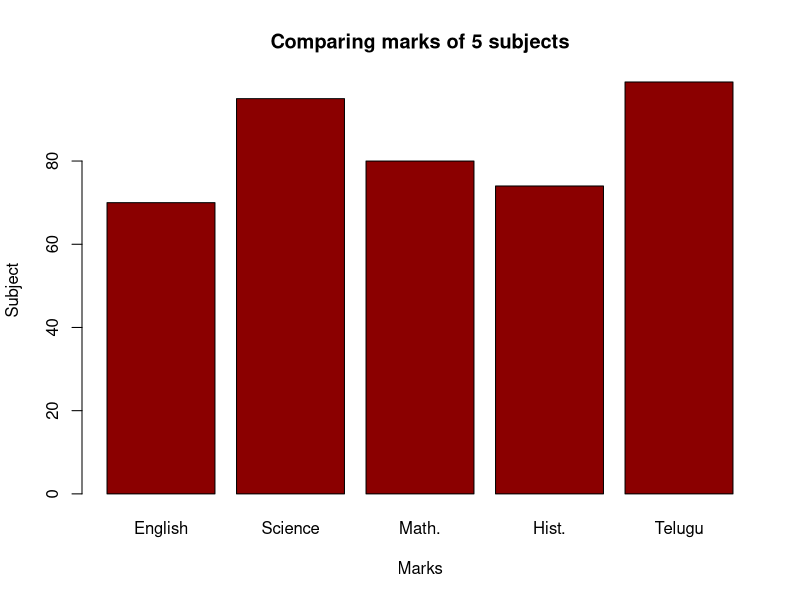

R code for this plot:
# Author: omteja04
# Created on: 06-04-2024 19:04:36
# Description: Write a R program to create a simple bar plot of five subjects marks.

marks <- c(70, 95, 80, 74, 99)
barplot(marks,
  main = "Comparing marks of 5 subjects",
  xlab = "Marks",
  ylab = "Subject",
  names.arg = c("English", "Science", "Math.", "Hist.", "Telugu"),
  col = "darkred",
  horiz = FALSE
)
